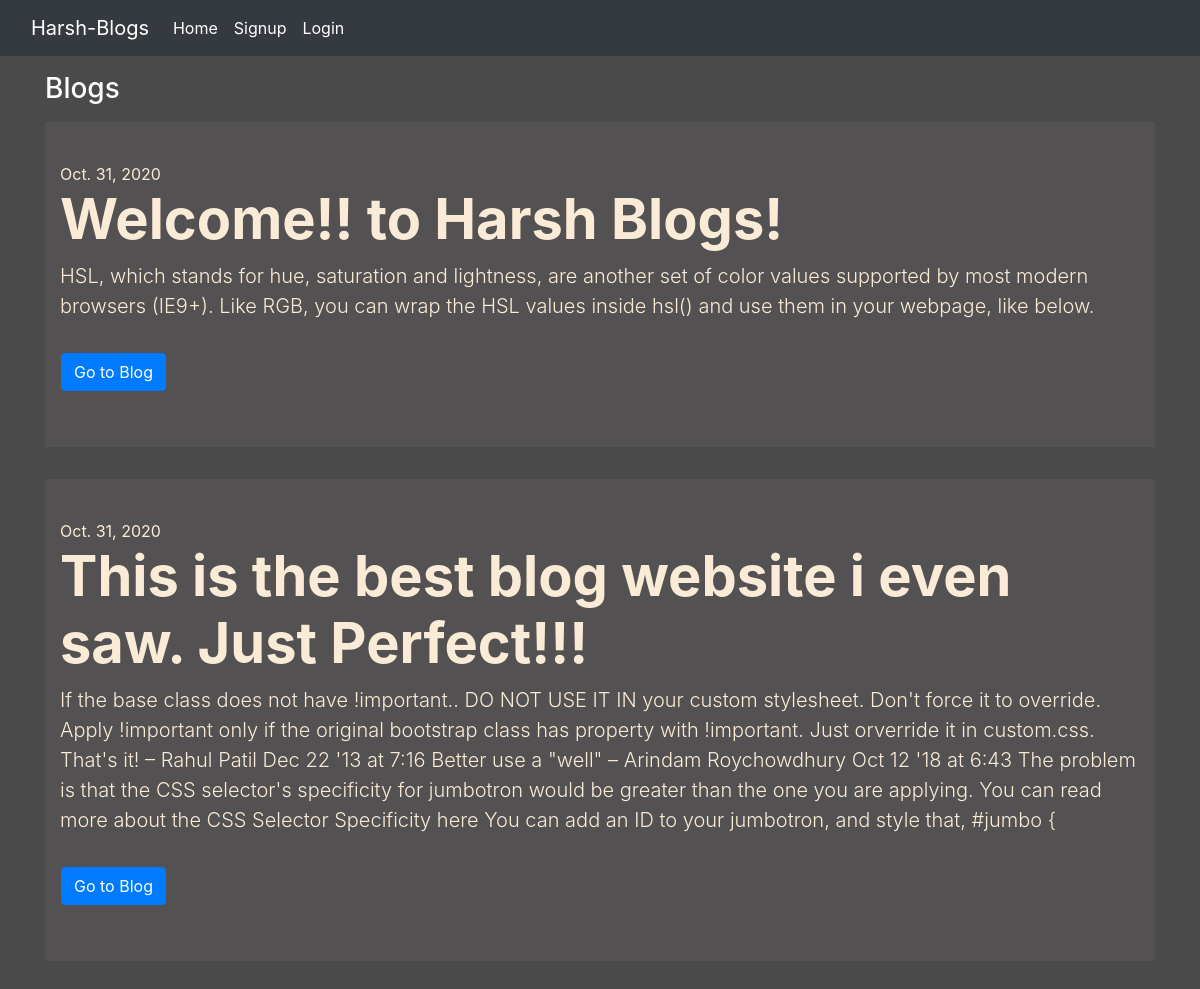
The page / on the database its author committed.
### blogapp/models.py (models this page shows, shortened)
class Post(models.Model):
    title = models.CharField(max_length=100)
    desc = models.TextField()
    post_date = models.DateField(auto_now_add=True)
    class Meta:
        ordering = ['-id']

### blogapp/views.py (the view)
# urls.py: 2. Add a URL to urlpatterns:  path('', views.home, name='home')
def home(request):
    posts = Post.objects.all()
    return render(request, 'blogapp/home.html', {'posts': posts})

### blogapp/templates/blogapp/home.html (shortened to what this page needs)
{% extends 'blogapp/base.html' %}
{% load static %}
{% block content %}
<div class="col-sm-12">
    <h3 class="text-white my-3">Blogs</h3>
    {% if posts %}
    {% for posts in posts %}
    <div class="jumbotron jumbotron-fluid jumbo-color" style="
    padding-top: 40px;
    padding-bottom: 40px;
">
          <div class="container">
            <h8>{{posts.post_date}}</h8>
            <h3 class="display-4 font-weight-bold">{{posts.title}}</h3>
            <p class="lead">{{posts.desc}}</p>
          </div>
        <form action="{% url 'blogpage' posts.id %}" method="post" class="d-inline">
            <input type="submit" class="btn btn-primary mx-3 my-3" value="Go to Blog">
        </form>
    </div>
    {% endfor %}
    {% else %}
        <h1>No Blogs Yet, Please login to add Blogs!!!</h1>
    {% endif %}
</div>
{% endblock content %}

### blogapp/templates/blogapp/base.html (shortened to what this page needs)
<!DOCTYPE html>
{% load static %}
<html lang="en">
<head>
    <link rel="stylesheet" href="{% static 'blogapp/css/bootstrap.css' %}">
    <link rel="stylesheet" href="{% static 'blogapp/css/style.css' %}">
</head>
<body>
<div class="container-fluid bg-dark">
    {% include 'blogapp/navbar.html' %}
</div>
<div class="container">
    <div class="row">
        {% block content %}
        {% endblock content %}
    </div>
</div>
</body>
</html>

### blogapp/templates/blogapp/navbar.html (shortened to what this page needs)
<nav class="navbar navbar-expand-lg navbar-dark bg-dark">
  <a class="navbar-brand" href="/">Harsh-Blogs</a>
  <div class="collapse navbar-collapse" id="navbarNav">
    <ul class="navbar-nav">
      <li class="nav-item active">
        <a class="nav-link" href="/">Home <span class="sr-only">(current)</span></a>
      </li>
      {% if request.user.is_authenticated %}
      <li class="nav-item active">
        <a class="nav-link" href="{% url 'dashboard' %}">Dashboard</a>
      </li>
      <li class="nav-item active">
        <a class="nav-link" href="{% url 'logout' %}">Logout</a>
      </li>
      {% else %}
    <li class="nav-item active">
        <a class="nav-link" href="{% url 'signup' %}">Signup</a>
      </li>
        <li class="nav-item active">
        <a class="nav-link" href="{% url 'login' %}">Login</a>
      </li>
      {% endif %}
    </ul>
  </div>
</nav>

### blogapp/static/blogapp/css/style.css (style rules this page uses)
body { background-color : rgb(75, 74, 74); color : antiquewhite; }
.jumbo-color { background-color : rgb(83, 81, 81); }

### rows shown on the page
Post: post_date "Oct. 31, 2020", title "Welcome!! to Harsh Blogs!", desc "HSL, which stands for hue, saturation and lightness, are another set of color values supported by most modern browsers (IE9+). Like RGB, you can wrap the HSL values inside hsl() and use them in your webpage, like below."
Post: post_date "Oct. 31, 2020", title "This is the best blog website i even saw. Just Perfect!!!", desc "If the base class does not have !important.. DO NOT USE IT IN your custom stylesheet. Don't force it to override. Apply !important only if the original bootstrap class has property with !important. Just orverride it in custom.css. That's it! – Rahul Patil Dec 22 '13 at 7:16 Better use a \"well\" – Arindam Roychowdhury Oct 12 '18 at 6:43 The problem is that the CSS selector's specificity for jumbotron would be greater than the one you are applying. You can read more about the CSS Selector Specificity here You can add an ID to your jumbotron, and style that, #jumbo {"
